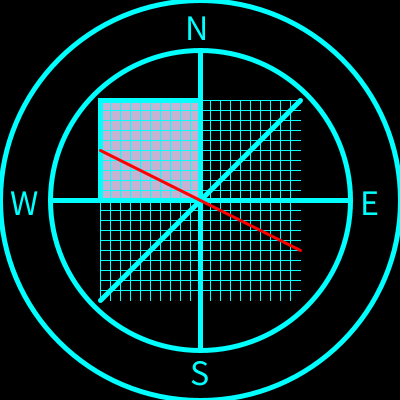
Frame 1 (no input)
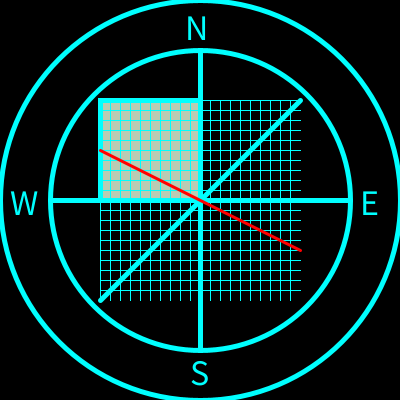
Frame 60 (the mouse pressed at the canvas centre just before this capture)
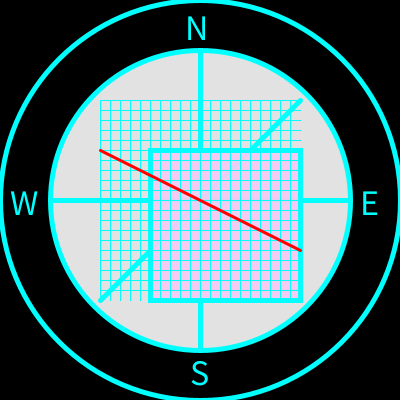
Frame 120 (the mouse held since frame 60 and released just before this capture)

The Processing sketch that drew these frames (run headless with seeded random() and noise(); from frame 60 on, the mouse is pressed at the canvas centre):

// Processing sketch: processing_112536
// ── processing_112536.pde

/*
 
Pinak Saha
HW04
Visual Foundation Studio
Fall2013
(0408908)
 
Positions Drawn at random on a grid & grid is generated
through looping
 
*/

void setup()
{
  size(400,400);
  background(000000);
  frameRate(10);
}
 
void draw()
{
  background(000000);
  Compass aCompass = new Compass();
  if(keyPressed == true)
  {
    aCompass.drawPos();
  }
}
class Compass
{

  void drawOutter()
  {
    stroke(#00ffff);
    fill(000000);
    strokeWeight(5);
    ellipse(200,200,400,400);
  }
  void drawInner()
  {
     //iner circle
      fill(000000);
      if(mousePressed == true)
      {
        fill(random(0,255));
      }
      stroke(#00ffff);
      strokeWeight(5);
      ellipse(200,200,300,300);

  }
  
  void drawAxis()
  {
    stroke(#00ffff);
    strokeWeight(5);
    line(200,350,200,50);
     
    stroke(#00ffff);
    strokeWeight(5);
    line(50,200,350,200);
     
    stroke(#00ffff);
    strokeWeight(5);
    fill(#00ffff);
    //(x1,y1,x2,y2)
    line(100,300,300,100);

  }
  
  void drawAxisPosition()
  {
      fill(#00ffff);
      textSize(36);
      text('N',185,40);
      text('E',360,215);
      text('S',190,385); 
      text('W',10,215);
  }
  
  void drawGrid()
  {
      for(int x=100; x < 300; x = x+10)
      {
        for(int y =100; y < 300; y = y+10)
       
        {       
           stroke(#00ffff);
           strokeWeight(1);
           line(x,y,300,y);
           line(x,y,x,300);
        }
      }

  }
  
  void drawTrueNorth()
  {
     stroke(#ff0000);
     strokeWeight(3);
     fill(#ff0000);
     
      line(300,250,100,150);
    
  
  }
  
  
  void drawPos()
  {
          fill( random(200,255), random(200,255), random(200,255), random(200,255));
          textSize(random(24,36));
          float [] positions = new float[10];
          for(int i =0; i<10;i++)
          {
            positions[i] = random(100,300);
          }
          
          for(int i = 0; i<10;i++)
          {
            print(positions[i]+",");
          }
          
          text('X',positions[int(random(0,10))],positions[int(random(0,10))]);
           
  } 
  
  void drawMCurrentPos()
  {
    fill( random(200,255), random(200,255), random(200,255), random(200,255));
    mouseX = constrain(mouseX,100,150);
    mouseY = constrain(mouseY,100,150);
    rect(mouseX,mouseY,mouseX,mouseY);
    
  }
  
    Compass()
  {
    
    //outer circle
     drawOutter();
     
    //inner circle
     drawInner();
     //axis
     drawAxis();
     drawAxisPosition();
      drawMCurrentPos();
     
    //Grid
      
     
      drawGrid();
      
      //draw redline
      drawTrueNorth();
  }
  
  
}
